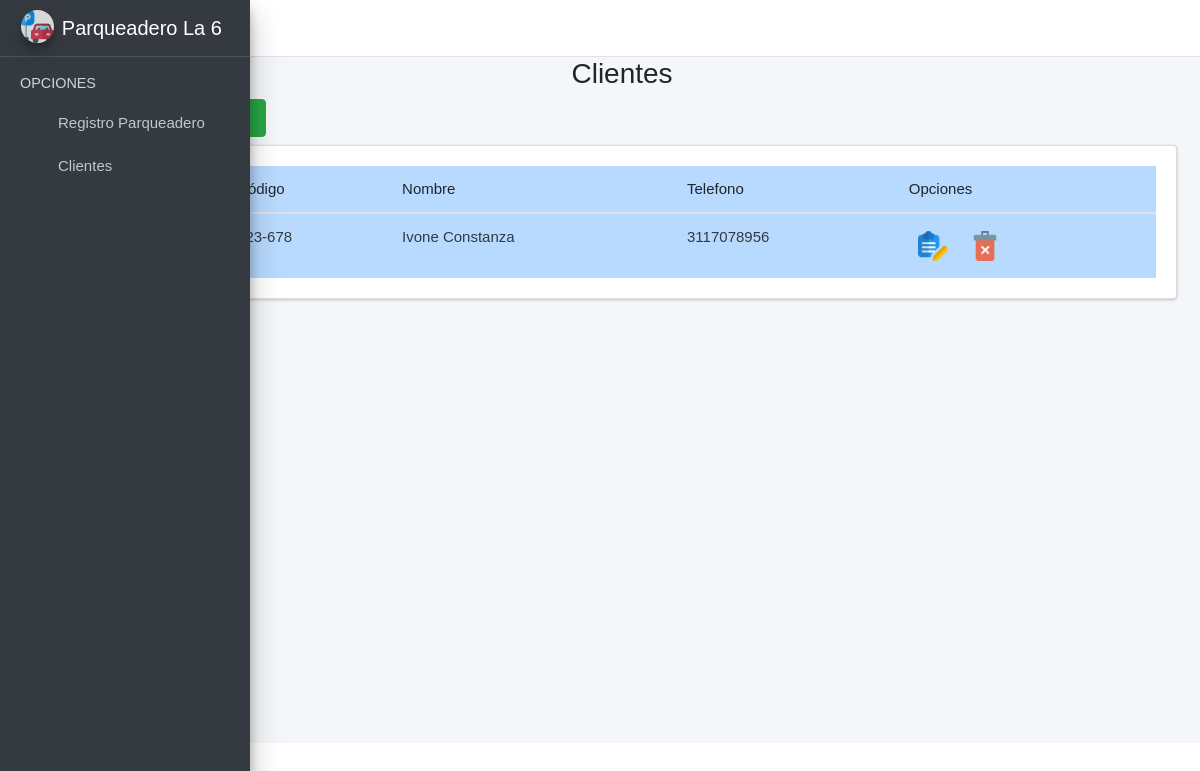
/clientes/, run on the app's committed database.
### registroParqueo/models.py (models this page shows, shortened)
class Cliente(models.Model):
    codigo = models.CharField(max_length=200,unique=True)
    nombre = models.CharField(max_length=200)
    telefono = models.CharField(max_length=50)
    created = models.DateTimeField(auto_now_add=True)
    updated = models.DateTimeField(auto_now_add=True)
    class Meta:
        verbose_name = 'clientes'
        verbose_name_plural = 'clientes'

### registroParqueo/views.py (the view)
# urls.py: path('clientes/', views.clientes, name='cliente'),
def clientes(request):
    clientes = Cliente.objects.all()
    form_personal = AddClienteForm()
    form_editar = EditarClienteForm()
    context = {
        'clientes': clientes,
        'form_personal': form_personal,
        'form_editar': form_editar,
    }
    return render(request,'clientes.html',context)

### registroParqueo/templates/clientes.html (shortened to what this page needs)
{% extends "base.html" %}
{% load static %}
{% load widget_tweaks %}
{% block content %}
<link rel="stylesheet" href="{% static 'index/css/b4.css' %}">
<div class="row">
    <div class="col-md-12">
        <h3 class="text-center">Clientes   <i class="fas fa-users"></i></h3>
        <div class="col-md-3 pb-2">
            <a href="#AgregarPersonalModal"
                data-toggle="modal" data-dismiss="modal">
                <button type="button" class="btn btn-success">
                </button>
            </a>
        </div>
        <div class="card card-body" style="overflow:scroll">
            <table class="table table-hover table-primary" id="myTable">
                <thead>
                    <tr>
                        <th># ID</th>
                        <th>Código</th>
                        <th>Nombre</th>
                        <th>Telefono</th>
                        <th>Opciones</th>
                    </tr>
                </thead>
                <tbody class="text-dark">
                    {% for i in clientes %}
                    <tr>
                        <td>{{i.id}}</td>
                        <td>{{i.codigo}}</td>
                        <td>{{i.nombre}}</td>
                        <td>{{i.telefono}}</td>
                        <td>
                            <button onclick="editarPersonal('{{i.id}}', '{{i.codigo}}', '{{i.nombre}}', '{{i.telefono}}',)" class="btn btn-dark-outline btn-sm" data-toggle="modal"
                                href="#EditarPersonalModal"><img src="{% static 'index/img/editar.png' %}" alt="Error"
                                    width="30"></button>
                            <button onclick="eliminarPersonal('{{i.id}}')" class="btn btn-dark-outline btn-sm"
                                data-toggle="modal" href="#EliminarPersonalModal"><img
                                    src="{% static 'index/img/delete.png' %}" alt="Error" width="30"></button>
                        </td>
                    </tr>
                    {% endfor %}
                </tbody>
            </table>
        </div>
    </div>
</div>
{% endblock %}

### registroParqueo/static/index/css/main.css (style rules this page uses)
table, th, td { font-weight: 100; font-size:15px; }
body { font-family: Arial, Helvetica, sans-serif !important; }

### data on the page
Cliente: codigo "123-678", nombre "Ivone Constanza", telefono "3117078956"
